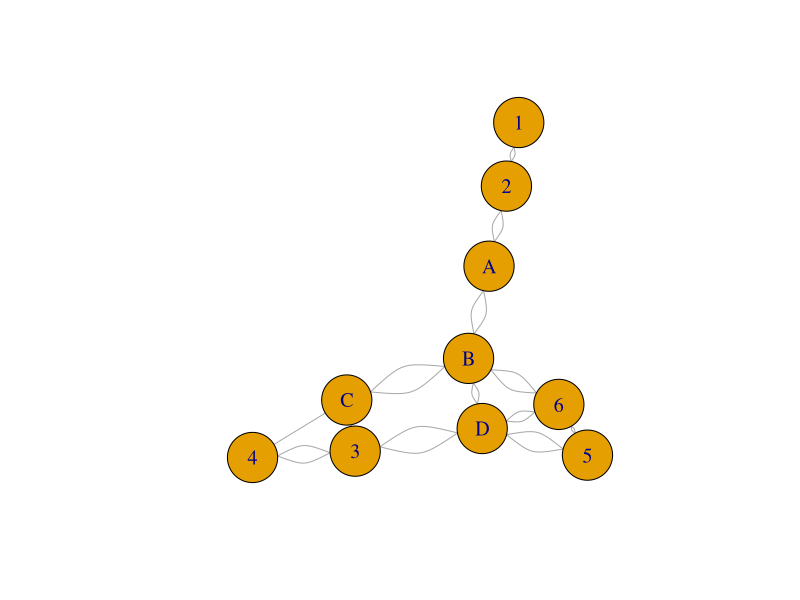
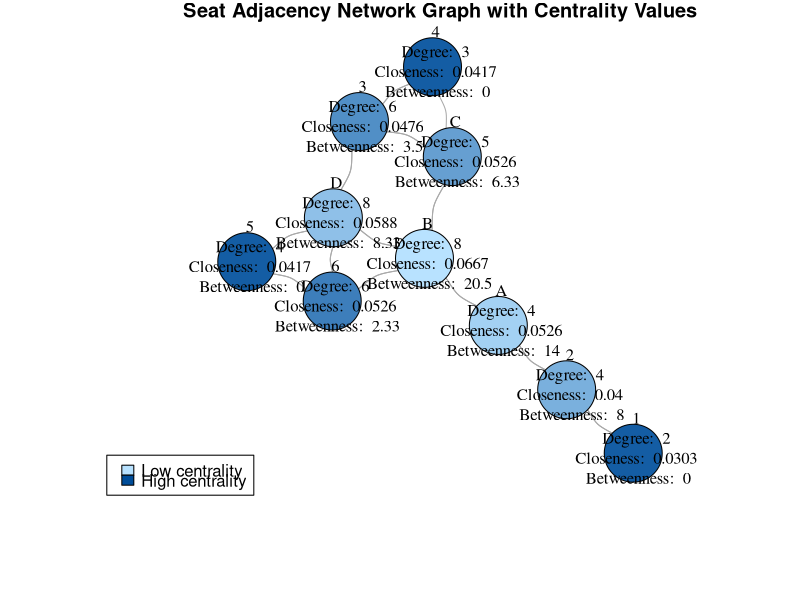

The R script that drew these images, in order:
### 1. Create a dataset where edges are based on seat adjacency

# Load the igraph package
library(igraph)

# Create the nodes
seat_nodes <- c(1:6, LETTERS[1:4])

# Create an empty graph with the seat nodes
seat_adjacency_graph <- graph.empty(n = length(seat_nodes), directed = FALSE)
V(seat_adjacency_graph)$name <- seat_nodes

# Create the adjacency list
adj_list <- list(
  "1" = c("2"),
  "2" = c("1", "A"),
  "3" = c("4", "D", "C"),
  "4" = c("3", "C"),
  "5" = c("D", "6"),
  "6" = c("5", "D", "B"),
  "A" = c("B", "2"),
  "B" = c("6", "D", "C", "A"),
  "C" = c("3", "B"),
  "D" = c("3", "5", "6", "B")
)

# Add edges based on adjacency rules
for (seat in names(adj_list)) {
  for (neighbor in adj_list[[seat]]) {
    seat_adjacency_graph <- add.edges(seat_adjacency_graph, c(seat, neighbor))
  }
}

# Plot the seat adjacency graph
plot(seat_adjacency_graph, vertex.size = 30, vertex.label.cex = 1.2)



### 2. For each seat choice (A-D), assuming the other open seats are filled, calculate:
### Degree centrality, Closeness centrality, Betweenness centrality

# Define the seat choices
seat_choices <- LETTERS[1:4]

# Calculate centralities for the seat choices
degree_centralities <- degree(seat_adjacency_graph, v = seat_choices)
closeness_centralities <- closeness(seat_adjacency_graph, v = seat_choices)
betweenness_centralities <- betweenness(seat_adjacency_graph, v = seat_choices)

# Combine the centralities into a data frame
centralities <- data.frame(
  Seat = seat_choices,
  Degree = degree_centralities / 2,  # divide degree centralities by 2
  Closeness = closeness_centralities,
  Betweenness = betweenness_centralities
)

# Print the centralities data frame
print(centralities)

# Note: Degree centrality measures the number of connections a node has in a graph, counting both 
# incoming and outgoing connections. In an undirected graph like the "Fakebook bus", each seat has 
# connections to its adjacent seats, which results in degree centrality values that are twice the actual 
# number of adjacent seats. To correct for this, we divide the degree centrality values by 2.



### 4. Plot the network graph with labels and centrality values

# Generate a color palette with 10 colors
color_palette <- colorRampPalette(c("#B8E2FF", "#004D99"))(10)


# Add centrality values to the graph vertices
V(seat_adjacency_graph)$degree <- degree(seat_adjacency_graph)
V(seat_adjacency_graph)$closeness <- closeness(seat_adjacency_graph)
V(seat_adjacency_graph)$betweenness <- betweenness(seat_adjacency_graph)

# Customize vertex labels with centrality values
vertex_labels <- paste(V(seat_adjacency_graph)$name,
                       "\nDegree: ", V(seat_adjacency_graph)$degree,
                       "\nCloseness: ", round(V(seat_adjacency_graph)$closeness, 4),
                       "\nBetweenness: ", round(V(seat_adjacency_graph)$betweenness, 2))

# Normalize betweenness centrality values
scaled_betweenness <- scale(V(seat_adjacency_graph)$betweenness)

# Assign colors based on normalized betweenness centrality
V(seat_adjacency_graph)$color <- color_palette[rank(-scaled_betweenness)][V(seat_adjacency_graph)]

par(mar = c(5, 5, 1, 1)) # set plot margins

plot(seat_adjacency_graph, vertex.size = 30, vertex.label = vertex_labels, 
     vertex.label.cex = 1, vertex.label.color = "black", vertex.label.dist = 0.5,
     edge.arrow.size = 0.2, edge.curved = 0.3, layout = layout_with_kk,
     main = "Seat Adjacency Network Graph with Centrality Values")

legend("bottomleft", legend = c("Low centrality", "High centrality"), 
       fill = c(color_palette[1], color_palette[10]),
       x.intersp = 0.5, y.intersp = 0.5, inset = 0.01)
